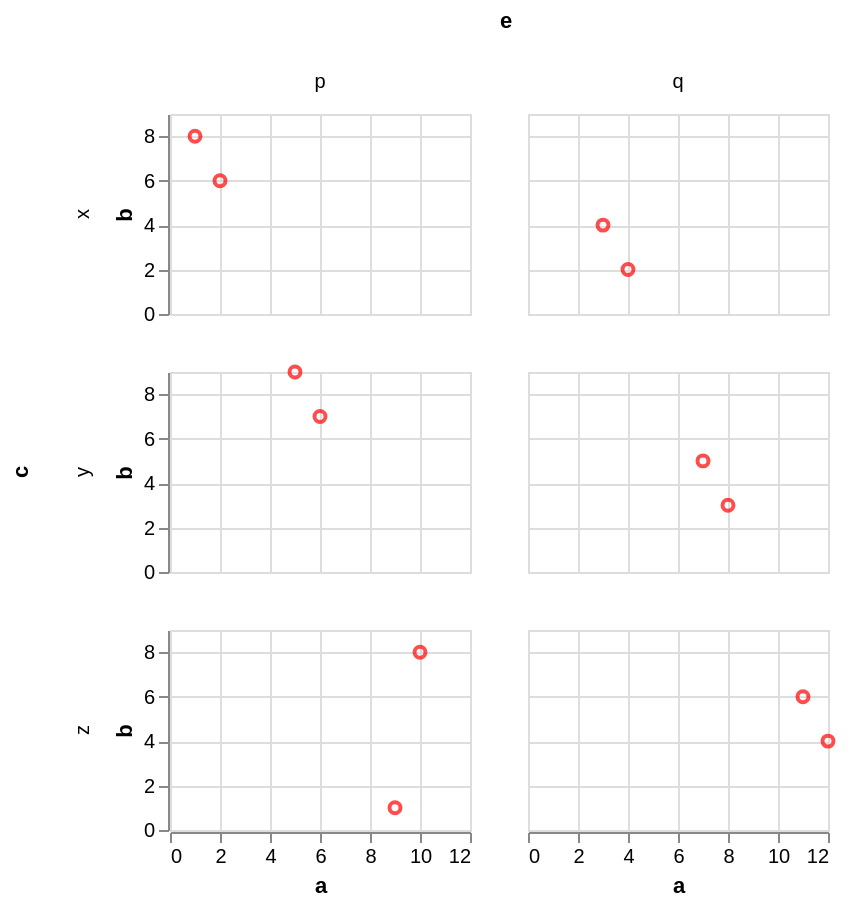

Here is the Vega-Lite specification saved for this chart:
### Vega-Lite specification from a JSON file in a GitHub repository (floating-point values rounded to 4 significant figures)
{"$schema": "https://vega.github.io/schema/vega-lite/v6.json", "data": {"values": [{"a": 1, "b": 8, "c": "x", "d": "2020-02-01", "e": "p"}, {"a": 2, "b": 6, "c": "x", "d": "2020-03-01", "e": "p"}, {"a": 3, "b": 4, "c": "x", "d": "2020-04-01", "e": "q"}, {"a": 4, "b": 2, "c": "x", "d": "2020-05-01", "e": "q"}, {"a": 5, "b": 9, "c": "y", "d": "2020-06-01", "e": "p"}, {"a": 6, "b": 7, "c": "y", "d": "2020-07-01", "e": "p"}, {"a": 7, "b": 5, "c": "y", "d": "2020-08-01", "e": "q"}, {"a": 8, "b": 3, "c": "y", "d": "2020-09-01", "e": "q"}, {"a": 9, "b": 1, "c": "z", "d": "2020-01-01", "e": "p"}, {"a": 10, "b": 8, "c": "z", "d": "2020-02-01", "e": "p"}, {"a": 11, "b": 6, "c": "z", "d": "2020-03-01", "e": "q"}, {"a": 12, "b": 4, "c": "z", "d": "2020-04-01", "e": "q"}]}, "facet": {"row": {"field": "c", "type": "nominal"}, "column": {"field": "e", "type": "nominal"}}, "spec": {"width": 150, "height": 100, "mark": "point", "encoding": {"x": {"field": "a", "type": "quantitative"}, "y": {"field": "b", "type": "quantitative"}, "color": {"condition": {"param": "pick", "value": "red"}, "value": "gray"}}, "params": [{"name": "pick", "select": "point"}]}}
